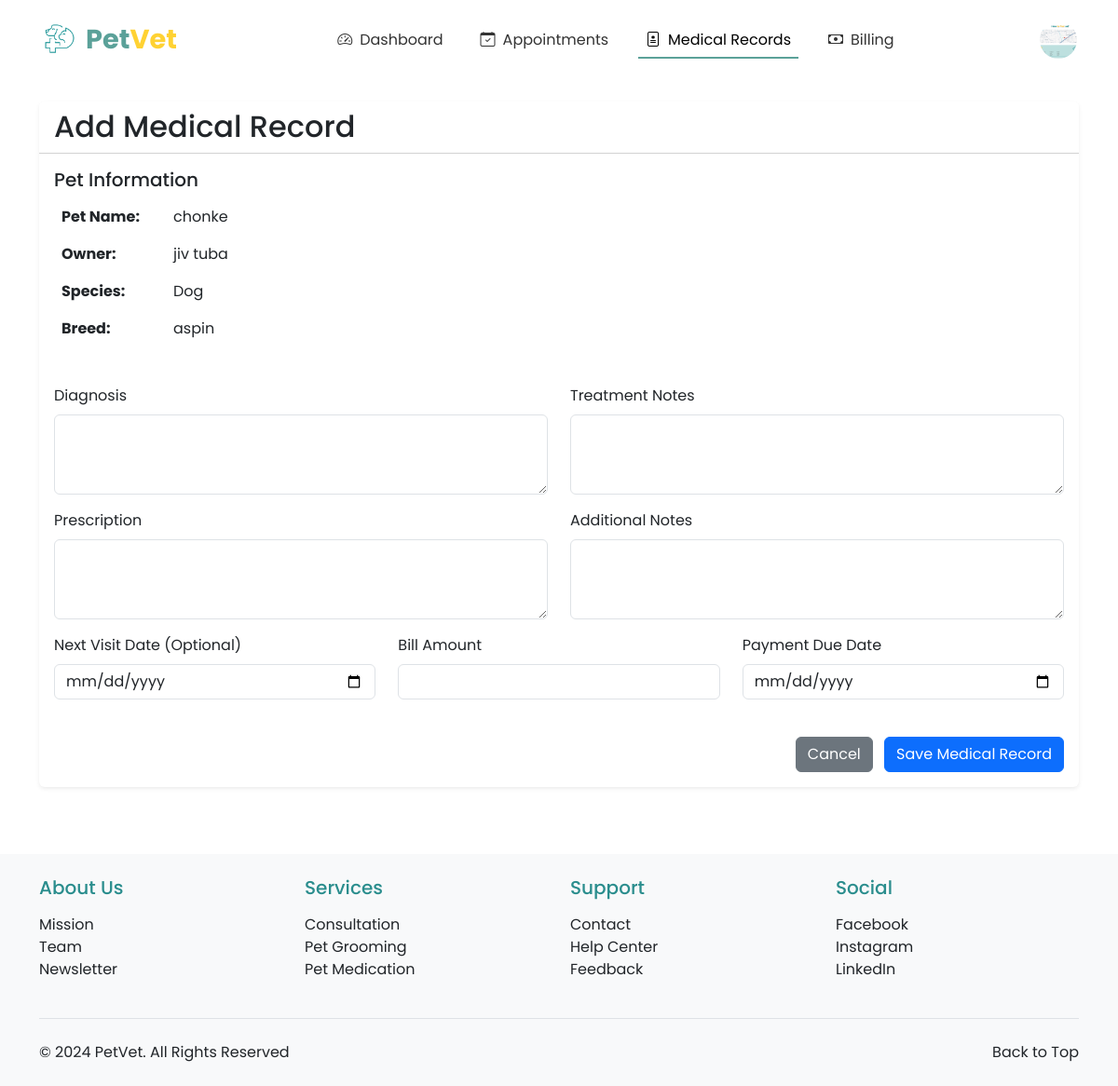
Page /vet/medical-records/add/PETID1/ (signed in) on the committed database.
### registration_login/models.py (models this page shows, shortened)
class Profile(models.Model):
    PAYMENT_CHOICES = [
        ('CASH', 'Cash'),
        ('CARD', 'Credit/Debit Card'),
        ('GCASH', 'GCash'),
        ('MAYA', 'Maya'),
    ]
    ROLE_CHOICES = [
        ('OWNER', 'Pet Owner'),
        ('VET', 'Veterinarian'),
    ]
    user = models.OneToOneField(User, on_delete=models.CASCADE, primary_key=True)
    profile_picture = models.ImageField(upload_to='profile_pics/', default='profile_pics/profile.png')
    first_name = models.CharField(max_length=50)
    last_name = models.CharField(max_length=50)
    address = models.CharField(max_length=200, blank=True, null=True)
    contact_number = models.CharField(max_length=15, blank=True, null=True)
    preferred_payment = models.CharField(max_length=10, choices=PAYMENT_CHOICES, default='CASH')
    card_number = models.CharField(max_length=16, blank=True, null=True)
    card_expiry = models.CharField(max_length=5, blank=True, null=True)
    ewallet_number = models.CharField(max_length=15, blank=True, null=True)
    role = models.CharField(max_length=10, choices=ROLE_CHOICES, default='OWNER')
    phone_number = models.CharField(max_length=20, null=True, blank=True)
    created_at = models.DateTimeField(auto_now_add=True)
    updated_at = models.DateTimeField(auto_now=True)

### pet_registration/models.py (models this page shows, shortened)
class Pet(models.Model):
    owner = models.ForeignKey(User, on_delete=models.CASCADE, related_name='pets')
    pet_id = models.CharField(max_length=20, unique=True)
    pet_name = models.CharField(max_length=50)
    breed = models.CharField(max_length=50)
    species = models.CharField(max_length=50)
    sex = models.CharField(max_length=10, choices=[('Male', 'Male'), ('Female', 'Female'), ('Unknown', 'Unknown')])
    weight = models.DecimalField(max_digits=5, decimal_places=2)
    birthday = models.DateField()
    pet_description = models.TextField(blank=True, null=True)
    image_url = models.ImageField(upload_to='pet_images/', blank=True, null=True)
    primary_veterinarian = models.ForeignKey('veterinarians.VeterinarianProfile',
        on_delete=models.SET_NULL,
        null=True,
        blank=True,
        related_name='primary_pets'
    )

### veterinarians/views.py (the view, shortened to what this page needs)
# urls.py: path('medical-records/add/<str:pet_id>/', views.add_medical_record, name='add_medical_record'),
@login_required
@user_passes_test(is_veterinarian)
def add_medical_record(request, pet_id):
    if pet_id.startswith('PETID'):
        pet_id = pet_id.replace('PETID', '')
    try:
        pet = get_object_or_404(Pet, pk=int(pet_id))
    except ValueError:
        messages.error(request, 'Invalid pet ID.')
        return redirect('veterinarians:medical_records_list')
    vet_profile = get_object_or_404(VeterinarianProfile, profile=request.user.profile)
    return render(request, 'veterinarians/add_medical_record.html', {
        'pet': pet,
        'today': timezone.now().date()
    })

### veterinarians/views.py (called while the page is built)
def is_veterinarian(user):
    return user.profile.role == 'VET'

### veterinarians/templates/veterinarians/add_medical_record.html (shortened to what this page needs)
{% extends 'base.html' %}
{% block nav_medical_records %}active{% endblock %}
{% block content %}
<div class="container content-wrapper py-4">
    <div class="card border-0 shadow-sm">
        <div class="card-header bg-white">
            <h2 class="card-title mb-0">Add Medical Record</h2>
        </div>
        <div class="card-body">
            <div class="row mb-4">
                <div class="col-md-6">
                    <h5>Pet Information</h5>
                    <table class="table table-borderless">
                        <tr>
                            <th width="120">Pet Name:</th>
                            <td>{{ pet.pet_name }}</td>
                        </tr>
                        <tr>
                            <th>Owner:</th>
                            <td>{{ pet.owner.first_name }} {{ pet.owner.last_name }}</td>
                        </tr>
                        <tr>
                            <th>Species:</th>
                            <td>{{ pet.species }}</td>
                        </tr>
                        <tr>
                            <th>Breed:</th>
                            <td>{{ pet.breed }}</td>
                        </tr>
                    </table>
                </div>
            </div>
            <form method="post">
                <div class="row">
                    <div class="col-md-6 mb-3">
                        <label for="diagnosis" class="form-label">Diagnosis</label>
                        <textarea class="form-control" id="diagnosis" name="diagnosis" rows="3" required></textarea>
                    </div>
                    <div class="col-md-6 mb-3">
                        <label for="treatment" class="form-label">Treatment Notes</label>
                        <textarea class="form-control" id="treatment" name="treatment" rows="3"></textarea>
                    </div>
                </div>
                <div class="row">
                    <div class="col-md-6 mb-3">
                        <label for="prescription" class="form-label">Prescription</label>
                        <textarea class="form-control" id="prescription" name="prescription" rows="3"></textarea>
                    </div>
                    <div class="col-md-6 mb-3">
                        <label for="notes" class="form-label">Additional Notes</label>
                        <textarea class="form-control" id="notes" name="notes" rows="3"></textarea>
                    </div>
                </div>
                <div class="row">
                    <div class="col-md-4 mb-3">
                        <label for="next_visit" class="form-label">Next Visit Date (Optional)</label>
                        <input type="date" class="form-control" id="next_visit" name="next_visit">
                    </div>
                    <div class="col-md-4 mb-3">
                        <label for="amount" class="form-label">Bill Amount</label>
                        <input type="number" step="0.01" class="form-control" id="amount" name="amount" required>
                    </div>
                    <div class="col-md-4 mb-3">
                        <label for="due_date" class="form-label">Payment Due Date</label>
                        <input type="date" class="form-control" id="due_date" name="due_date" min="{{ today|date:'Y-m-d' }}" required>
                    </div>
                </div>
                <div class="text-end mt-4">
                    <a href="{% url 'veterinarians:medical_records_list' %}" class="btn btn-secondary me-2">Cancel</a>
                    <button type="submit" class="btn btn-primary">Save Medical Record</button>
                </div>
            </form>
        </div>
    </div>
</div>
{% endblock %}

### appointments/templates/base.html (shortened to what this page needs)
<!DOCTYPE html>
<html lang="en">
<head>
    {% load static %}
    <link href="https://cdn.jsdelivr.net/npm/bootstrap@5.3.0/dist/css/bootstrap.min.css" rel="stylesheet">
    <link rel="stylesheet" href="https://cdn.jsdelivr.net/npm/bootstrap-icons@1.11.2/font/bootstrap-icons.css">
</head>
<body>
    <nav class="navbar navbar-expand-lg navbar-light bg-white">
        <div class="container-fluid">
            <a class="navbar-brand d-flex align-items-center" href="{% url 'homepage:index' %}">
                <img src="{% static 'images/toplogo.png' %}" alt="PetVet Logo" class="me-2">
                <span class="logo-text">
                    <span class="logo-text-pet">Pet</span><span class="logo-text-vet">Vet</span>
                </span>
            </a>
            <div class="collapse navbar-collapse justify-content-center" id="navbarNav">
                <ul class="navbar-nav">
                    {% if user.is_authenticated %}
                        {% if user.profile.role == 'VET' %}
                            <li class="nav-item">
                                <a class="nav-link {% block nav_dashboard %}{% endblock %}" href="{% url 'veterinarians:dashboard' %}">
                                    <i class="bi bi-speedometer2 nav-icon"></i>Dashboard
                                </a>
                            </li>
                            <li class="nav-item">
                                <a class="nav-link {% block nav_appointments %}{% endblock %}" href="{% url 'veterinarians:appointment_list' %}">
                                    <i class="bi bi-calendar-check nav-icon"></i>Appointments
                                </a>
                            </li>
                            <li class="nav-item">
                                <a class="nav-link {% block nav_medical_records %}{% endblock %}" href="{% url 'veterinarians:medical_records_list' %}">
                                    <i class="bi bi-file-medical nav-icon"></i>Medical Records
                                </a>
                            </li>
                            <li class="nav-item">
                                <a class="nav-link {% block nav_billing %}{% endblock %}" href="{% url 'veterinarians:billing_management' %}">
                                    <i class="bi bi-cash nav-icon"></i>Billing
                                </a>
                            </li>
                        {% endif %}
                    {% endif %}
                </ul>
            </div>
            <div class="d-flex align-items-center">
                {% if user.is_authenticated %}
                    <div class="dropdown">
                        <img src="{{ user.profile.profile_picture.url }}" alt="Profile" class="profile-image" role="button" data-bs-toggle="dropdown" aria-expanded="false">
                    </div>
                {% else %}
                    <a href="{% url 'registration_login:my_login' %}" class="btn btn-auth-primary me-2">Login</a>
                    <a href="{% url 'registration_login:register' %}" class="btn btn-auth-outline">Register</a>
                {% endif %}
            </div>
        </div>
    </nav>
    <main>
        {% block content %}{% endblock %}
    </main>
    <footer class="bg-light py-4">
        <div class="container">
            <div class="row g-4">
                <div class="col-lg-3 col-md-6">
                    <h5 class="mb-3" style="color: #2A8D8D;">About Us</h5>
                    <ul class="list-unstyled">
                        <li><a href="{% url 'homepage:about_us' %}#mission" class="text-decoration-none text-dark">Mission</a></li>
                        <li><a href="{% url 'homepage:about_us' %}#team" class="text-decoration-none text-dark">Team</a></li>
                        <li><a href="{% url 'homepage:about_us' %}#newsletter" class="text-decoration-none text-dark">Newsletter</a></li>
                    </ul>
                </div>
                <div class="col-lg-3 col-md-6">
                    <h5 class="mb-3" style="color: #2A8D8D;">Services</h5>
                    <ul class="list-unstyled">
                        <li><a href="{% url 'homepage:index' %}#services" class="text-decoration-none text-dark">Consultation</a></li>
                        <li><a href="{% url 'homepage:index' %}#services" class="text-decoration-none text-dark">Pet Grooming</a></li>
                        <li><a href="{% url 'homepage:index' %}#services" class="text-decoration-none text-dark">Pet Medication</a></li>
                    </ul>
                </div>
                <div class="col-lg-3 col-md-6">
                    <h5 class="mb-3" style="color: #2A8D8D;">Support</h5>
                    <ul class="list-unstyled">
                        <li><a href="{% url 'homepage:about_us' %}#contact" class="text-decoration-none text-dark">Contact</a></li>
                        <li><a href="{% url 'homepage:about_us' %}#help" class="text-decoration-none text-dark">Help Center</a></li>
                        <li><a href="{% url 'homepage:about_us' %}#feedback" class="text-decoration-none text-dark">Feedback</a></li>
                    </ul>
                </div>
                <div class="col-lg-3 col-md-6">
                    <h5 class="mb-3" style="color: #2A8D8D;">Social</h5>
                    <ul class="list-unstyled">
                        <li><a href="https://facebook.com" target="_blank" class="text-decoration-none text-dark">Facebook</a></li>
                        <li><a href="https://instagram.com" target="_blank" class="text-decoration-none text-dark">Instagram</a></li>
                        <li><a href="https://linkedin.com" target="_blank" class="text-decoration-none text-dark">LinkedIn</a></li>
                    </ul>
                </div>
            </div>
            <div class="border-top mt-4 pt-4">
                <div class="container px-0">
                    <div class="row">
                        <div class="col-md">
                            <p class="mb-0 text-dark">&copy; 2024 PetVet. All Rights Reserved</p>
                        </div>
                        <div class="col-md text-md-end">
                            <a href="#" class="text-decoration-none text-dark" id="back-to-top">Back to Top</a>
                        </div>
                    </div>
                </div>
            </div>
        </div>
    </footer>
</body>
</html>

### appointments/templates/base.html (style rules this page uses)
:root { --primary-color: #5BA199; --secondary-color: #FFD233; --light-cream: #FFF9EA; }
body { font-family: 'Poppins', sans-serif; min-height: 100vh; display: flex; flex-direction: column; }
main { min-height: 100vh; }
footer { margin-top: 2rem; }
.navbar { padding: 1rem 2rem; }
.navbar-brand img { height: 40px; }
.nav-link { color: #333; position: relative; padding: 0.5rem 1.5rem; margin: 0 0.5rem; }
.nav-link.active { color: var(--primary-color); }
.nav-link.active::after { content: ''; position: absolute; bottom: 0; left: 0; width: 100%; height: 2px; background-color: var(--primary-color); }
.navbar-nav { gap: 0.5rem; }
.profile-image { width: 40px; height: 40px; border-radius: 50%; object-fit: cover; cursor: pointer; }
.logo-text { font-size: 1.8rem; font-weight: 700; }
.logo-text-pet { color: var(--primary-color); }
.logo-text-vet { color: var(--secondary-color); }
.nav-icon { margin-right: 0.5rem; }

### rows in the picture
Pet: pet_name "chonke", owner.first_name "jiv", owner.last_name "tuba", species "Dog", breed "aspin"
